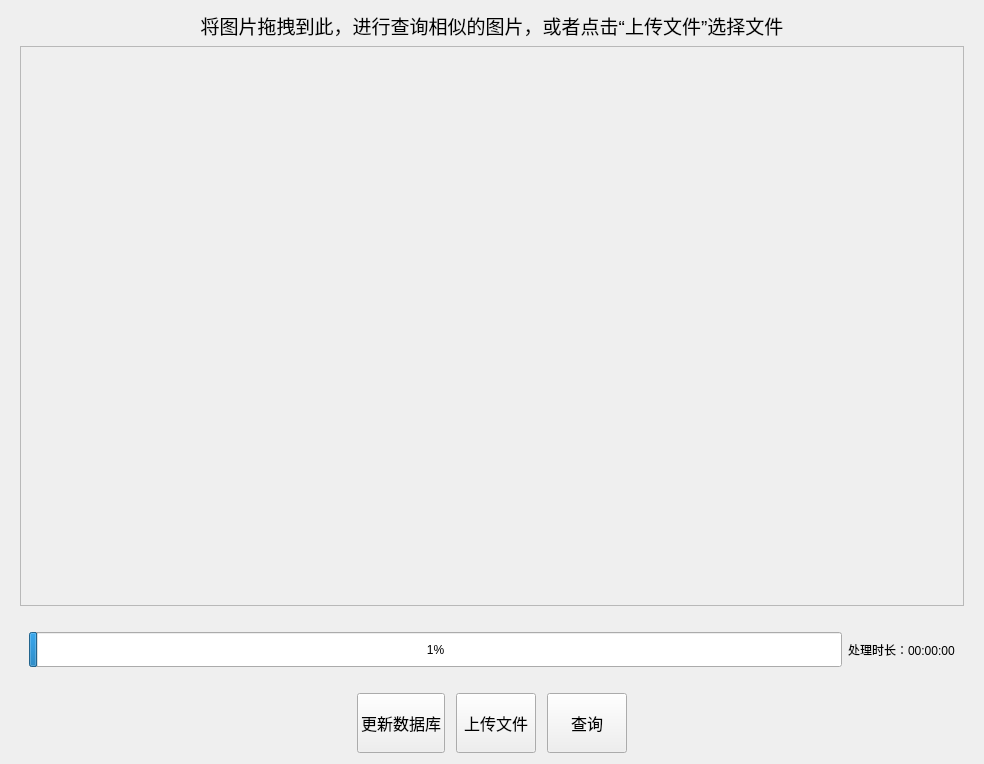
<?xml version="1.0" encoding="UTF-8"?>
<ui version="4.0">
 <class>Search</class>
 <widget class="QWidget" name="Search">
  <property name="geometry">
   <rect>
    <x>0</x>
    <y>0</y>
    <width>984</width>
    <height>764</height>
   </rect>
  </property>
  <property name="windowTitle">
   <string>Form</string>
  </property>
  <layout class="QGridLayout" name="gridLayout_2">
   <item row="0" column="0">
    <widget class="QLabel" name="UploadLabel">
     <property name="font">
      <font>
       <pointsize>14</pointsize>
      </font>
     </property>
     <property name="tabletTracking">
      <bool>false</bool>
     </property>
     <property name="text">
      <string>将图片拖拽到此，进行查询相似的图片，或者点击“上传文件”选择文件</string>
     </property>
     <property name="alignment">
      <set>Qt::AlignCenter</set>
     </property>
    </widget>
   </item>
   <item row="1" column="0">
    <widget class="QWidget" name="widget_2" native="true">
     <layout class="QHBoxLayout" name="horizontalLayout" stretch="0">
      <property name="spacing">
       <number>7</number>
      </property>
      <property name="topMargin">
       <number>0</number>
      </property>
      <property name="bottomMargin">
       <number>11</number>
      </property>
      <item>
       <widget class="QScrollArea" name="scrollArea">
        <property name="font">
         <font>
          <pointsize>12</pointsize>
         </font>
        </property>
        <property name="widgetResizable">
         <bool>true</bool>
        </property>
        <widget class="QWidget" name="scrollAreaWidgetContents">
         <property name="geometry">
          <rect>
           <x>0</x>
           <y>0</y>
           <width>938</width>
           <height>557</height>
          </rect>
         </property>
         <layout class="QGridLayout" name="gridLayout"/>
        </widget>
       </widget>
      </item>
     </layout>
    </widget>
   </item>
   <item row="2" column="0">
    <widget class="QWidget" name="widget" native="true">
     <layout class="QGridLayout" name="gridLayout_3">
      <property name="topMargin">
       <number>0</number>
      </property>
      <property name="bottomMargin">
       <number>0</number>
      </property>
      <item row="0" column="0">
       <widget class="QWidget" name="widget_4" native="true">
        <layout class="QHBoxLayout" name="horizontalLayout_3">
         <item>
          <widget class="QProgressBar" name="progressBar">
           <property name="minimumSize">
            <size>
             <width>0</width>
             <height>35</height>
            </size>
           </property>
           <property name="value">
            <number>1</number>
           </property>
          </widget>
         </item>
         <item>
          <widget class="QLabel" name="timeLabel">
           <property name="text">
            <string>处理时长：00:00:00</string>
           </property>
          </widget>
         </item>
        </layout>
       </widget>
      </item>
      <item row="1" column="0">
       <widget class="QWidget" name="widget_3" native="true">
        <layout class="QHBoxLayout" name="horizontalLayout_2">
         <property name="spacing">
          <number>11</number>
         </property>
         <property name="topMargin">
          <number>11</number>
         </property>
         <property name="bottomMargin">
          <number>0</number>
         </property>
         <item>
          <spacer name="horizontalSpacer_5">
           <property name="orientation">
            <enum>Qt::Horizontal</enum>
           </property>
           <property name="sizeHint" stdset="0">
            <size>
             <width>58</width>
             <height>57</height>
            </size>
           </property>
          </spacer>
         </item>
         <item>
          <widget class="QPushButton" name="upgradeButton">
           <property name="minimumSize">
            <size>
             <width>0</width>
             <height>60</height>
            </size>
           </property>
           <property name="font">
            <font>
             <pointsize>12</pointsize>
            </font>
           </property>
           <property name="text">
            <string>更新数据库</string>
           </property>
          </widget>
         </item>
         <item>
          <widget class="QPushButton" name="uploadButton">
           <property name="minimumSize">
            <size>
             <width>0</width>
             <height>60</height>
            </size>
           </property>
           <property name="font">
            <font>
             <pointsize>12</pointsize>
            </font>
           </property>
           <property name="text">
            <string>上传文件</string>
           </property>
          </widget>
         </item>
         <item>
          <widget class="QPushButton" name="searchButton">
           <property name="minimumSize">
            <size>
             <width>0</width>
             <height>60</height>
            </size>
           </property>
           <property name="font">
            <font>
             <pointsize>12</pointsize>
            </font>
           </property>
           <property name="text">
            <string>查询</string>
           </property>
          </widget>
         </item>
         <item>
          <spacer name="horizontalSpacer_6">
           <property name="orientation">
            <enum>Qt::Horizontal</enum>
           </property>
           <property name="sizeHint" stdset="0">
            <size>
             <width>294</width>
             <height>57</height>
            </size>
           </property>
          </spacer>
         </item>
        </layout>
       </widget>
      </item>
     </layout>
    </widget>
   </item>
  </layout>
 </widget>
 <resources/>
 <connections/>
</ui>
